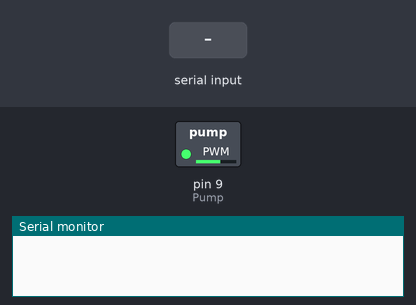
This sketch was run on a simulated Arduino Uno, built with avr-gcc and run on an emulated ATmega328P. On the bench: switched loads named in the sketch (green lamp = pin HIGH), the last lines printed to the serial monitor. The inputs (shaded band) are chosen by the test bench.

Above: at 4.2 s.
4.3 s: "90,45\n" received over Serial
At 5.5 s:
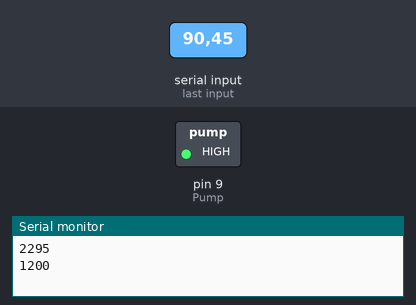
5.8 s: "5\n" received over Serial
At 6.6 s:
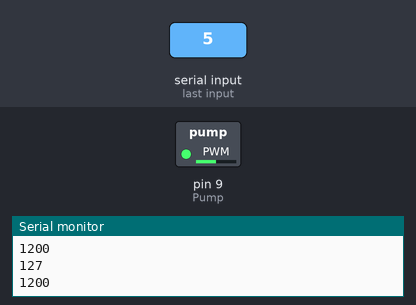
7.3 s: "90\n" received over Serial
At 7.8 s:
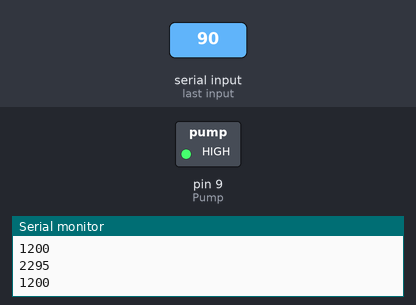
Timing chart, 0 to 10.3 s (numbered marks = the images above; inputs shaded):
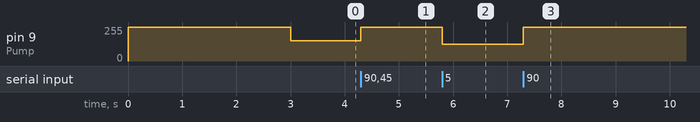

The sketch:

PumpSketch.ino
```cpp
//setup vars
int Pump = 9;           // the PWM pin the Pump is attached to
int PumpPWM = 255;
int incomingByte = 0;
const byte numChars = 32;
char receivedChars[numChars]; // an array to store the received data
boolean newData = false;

void setup() {
// put your setup code here, to run once
//open serial port
Serial.begin(115200);
//setup pins
// declare pin 9 to be an output:
  pinMode(Pump, OUTPUT);
//start up procedure.
//set PWM to 255 (100%)
  analogWrite(Pump,PumpPWM);
//wait 3 seconds.
  delay(3000);
//set PWM to 153 (60%)
  analogWrite(Pump,153);
//done...off to the loop!
}

void loop() {
// put your main code here, to run repeatedly:
recvWithEndMarker();
//if (receivedChars >= 0 && receivedChars <= 10) {
SetPWM();
//}
ComReply();
}

//recieve string of data
void recvWithEndMarker() {
 static byte ndx = 0;
 char endMarker = '\n';
 char rc;

 // if (Serial.available() > 0) {
           while (Serial.available() > 0 && newData == false) {
 rc = Serial.read();

 if (rc != endMarker) {
 receivedChars[ndx] = rc;
 ndx++;
 if (ndx >= numChars) {
 ndx = numChars - 1;
 }
 }
 else {
 receivedChars[ndx] = '\0'; // terminate the string
 ndx = 0;
 newData = true;
 }
 }
}

//reply via serial
void ComReply() {
 if (newData == true) {
 //Serial.println(receivedChars);
 Serial.println(PumpPWM);
 Serial.println(1200);
 newData = false;
 }
}
void SetPWM(){
  PumpPWM = atoi(receivedChars);
  if (PumpPWM > 0){
  PumpPWM = map(PumpPWM,0,10,0,255);
  }
  if (PumpPWM < 1){
    PumpPWM = 153;
  }
  analogWrite(Pump,PumpPWM);
}
//All auto running features go here. This should be based on info the hardware can get. if any.
  //no code here yet.
```

Measured:
- after the input at 4.3 s, pin 9 (Pump): 153/255 → 255/255 at once
- after the input at 5.8 s, pin 9 (Pump): 255/255 → 127/255 at once
- after the input at 7.3 s, pin 9 (Pump): 127/255 → 255/255 at once
